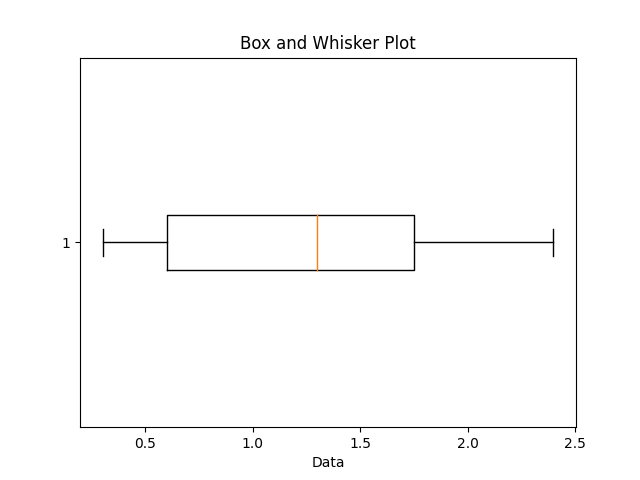

Here is the Python script that generated this plot:
import matplotlib.pyplot as plt

#box and whisker plot

data = [1.2,0.3,0.4, 1.3,0.7,2.1,0.5,2.3,1.3,1.4,2.4]

plt.xlabel('Data')
plt.title('Box and Whisker Plot')

plt.boxplot(data, vert=False)
plt.show()
